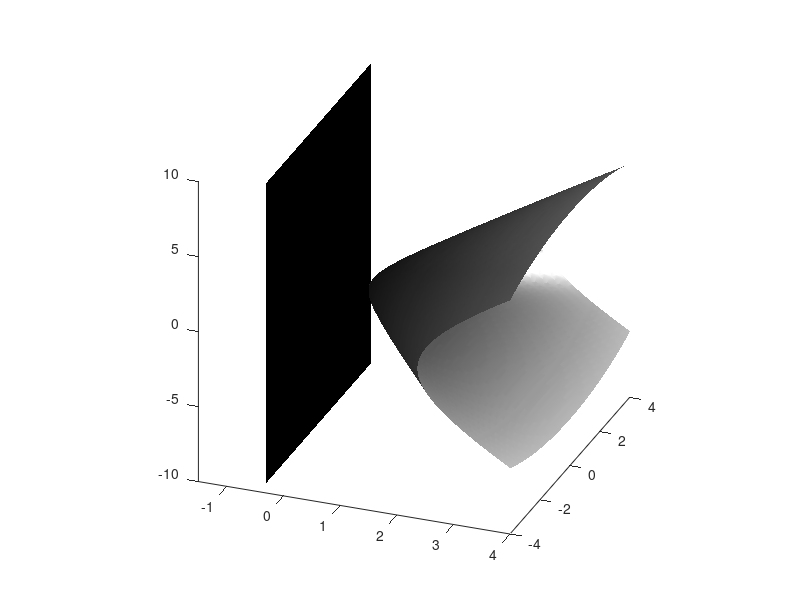

Recreate this plot in MATLAB.
clear all
P1=[-1,0,0];
P2=[1,0,0];
az=21;
el=26;
figure(20); clf;
t=0.5;
set(gcf, 'Renderer', 'OpenGL')
[x,y,z] = ndgrid(linspace(-3,5),linspace(-5,5),linspace(-10,10));
f=sqrt((x + 1).^2 + (y).^2+ (z).^2) - sqrt((x - 1).^2 + (y).^2 + (z).^2);
[faces,verts,colors] =isosurface(x,y,z,f,2*t,x);
patch('Vertices', verts, 'Faces', faces, ... 
    'FaceVertexCData', colors, ... 
    'FaceColor','interp', ... 
    'edgecolor', 'interp','FaceAlpha',0.7, 'EdgeAlpha',0);
view(az,el);
% light('Position',[20 -25 -15],'Style','local')
lighting GOURAUD
axis([-1.5 4 -4 4 -10 10])
axis square
axis vis3d
g=2*x;
%  isosurface(x,y,z,g,2*t)
%  view(3);
[x,y,z] = ndgrid(linspace(-3.5,3.5),linspace(-3.5,3.5),linspace(-10,10));
[faces2,verts2,colors2] =isosurface(x,y,z,g,2*t,x);
patch('Vertices', verts2, 'Faces', faces2, ... 
    'FaceVertexCData', colors2, ... 
    'FaceColor','interp', ... 
    'edgecolor', 'interp','FaceAlpha',0.5, 'EdgeAlpha',0);
view(az,el);
camlight(az+10,el+5)
lighting GOURAUD
 colormap gray
 hold on
scatter3(1,0,0,200,'r.')
scatter3(-1,0,0,200,'r.')
 %grid on
